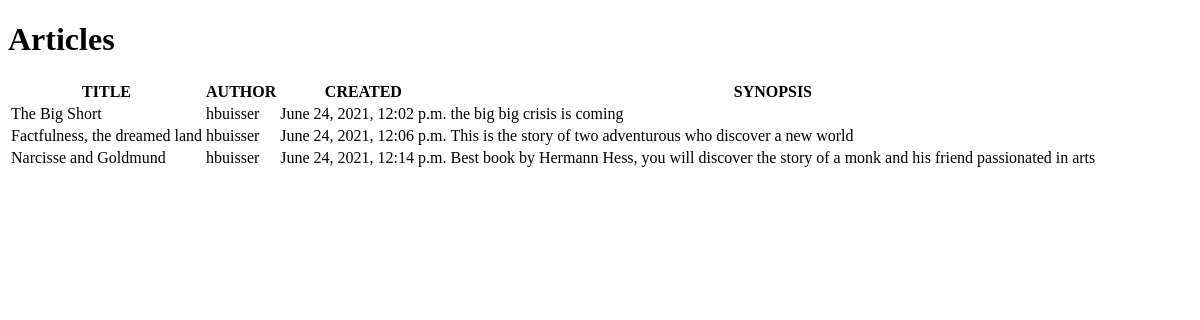
/publications/ (signed in), run on an earlier commit of the app's database.
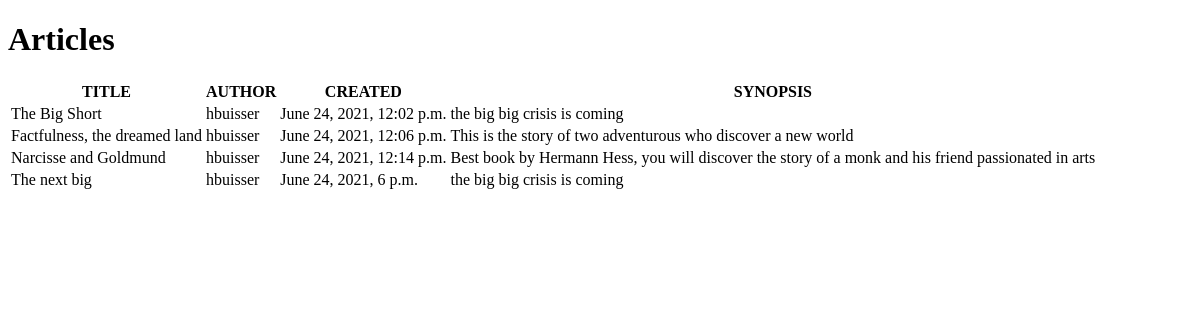
And on a later commit of the database.
### article/models.py (models this page shows, shortened)
class Article(models.Model):
    title = models.CharField(max_length=64)
    author = models.ForeignKey(User, on_delete=models.CASCADE)
    created = models.DateTimeField(auto_now_add=True)
    synopsis = models.CharField(max_length=312)
    content = models.TextField(max_length=500)

### article/views.py (the view)
# urls.py: path('publications/', PublicationView.as_view(), name='publications'),
class PublicationView(ListView):
    model = Article
    def get(self, request):
        user = self.request.user
        context = { 'articles': self.model.objects.filter(author=user),
                    'headers':['Title', 'Synopsis', 'Created', 'Detail']}
        return render(request, "article/publication.html", context)

### article/templates/article/publication.html (shortened to what this page needs)
<!DOCTYPE html>
<html lang="en">
<head>
</head>
<body>
    <h1>Articles</h1>
    <table>
        <th>TITLE</th>
        <th>AUTHOR</th>
        <th>CREATED</th>
        <th>SYNOPSIS</th>
        {% for article in articles %}
            <tr>
                <td>{{ article.title }}</td>
                <td>{{ article.author }}</td>
                <td>{{ article.created }}</td>
                <td>{{ article.synopsis }}</td>
            </tr>
        {% empty %}
            <li>No articles yet.</li>
        {% endfor %}
    </table>
</body>
</html>

What changed in the data, as far as the page shows it:
added Article: title "The next big", author "hbuisser", created "June 24, 2021, 6 p.m.", synopsis "the big big crisis is coming"
